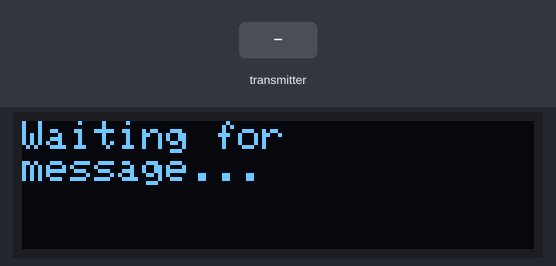
The sketch below on a simulated ESP32. On the bench: 128×32 one-colour display. Inputs (shaded band) come from the test bench. What the sketch prints to the serial monitor is not drawn.

Above: at 1.2 s.
1.3 s: the transmitter starts sending text = 0
At 1.6 s:
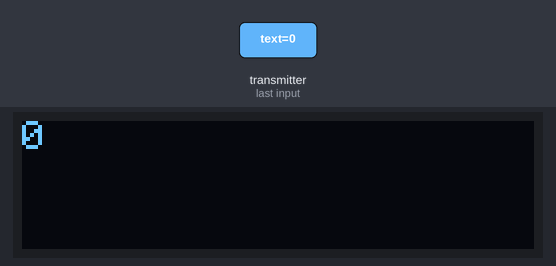
2.8 s: the transmitter starts sending text = 1
At 4.0 s:
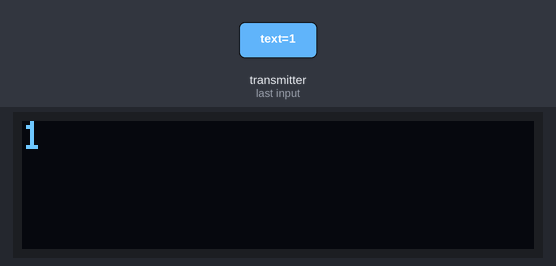
Timing chart, 0 to 5.8 s (numbered marks = the images above; inputs shaded):
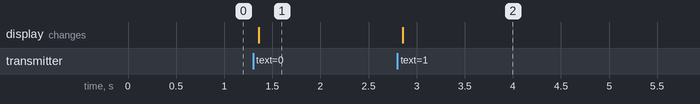

The sketch:

Xiao_receiver.ino
```cpp
#include <esp_now.h>
#include <WiFi.h>
#include <Wire.h>
#include <Adafruit_GFX.h>
#include <Adafruit_SSD1306.h>

#define SCREEN_WIDTH  128
#define SCREEN_HEIGHT  32
#define OLED_RESET     -1
#define SCREEN_ADDRESS 0x3C

Adafruit_SSD1306 display(SCREEN_WIDTH, SCREEN_HEIGHT, &Wire, OLED_RESET);

typedef struct Message {
  char text[64];
} Message;

Message incoming;
bool newMessage = false;

void OnDataRecv(const esp_now_recv_info *info, const uint8_t *data, int len) {
  memcpy(&incoming, data, sizeof(incoming));
  incoming.text[63] = '\0';
  newMessage = true;
  Serial.print("Received: ");
  Serial.println(incoming.text);
}

void showOnOLED(const char *msg) {
  display.clearDisplay();
  display.setTextSize(1);
  display.setTextColor(SSD1306_WHITE);
  display.setCursor(0, 0);
  display.setTextWrap(true);
  display.print(msg);
  display.display();
}

void setup() {
  Serial.begin(115200);


  Wire.begin(D4, D5);

  if (!display.begin(SSD1306_SWITCHCAPVCC, SCREEN_ADDRESS)) {
    Serial.println("OLED not found — check wiring");
    while (true);
  }

  display.clearDisplay();
  display.setTextSize(1);
  display.setTextColor(SSD1306_WHITE);
  display.setCursor(0, 0);
  display.println("Waiting for");
  display.println("message...");
  display.display();

  WiFi.mode(WIFI_STA);
  Serial.print("Xiao MAC: ");
  Serial.println(WiFi.macAddress());

  if (esp_now_init() != ESP_OK) {
    Serial.println("ESP-NOW init failed — halting");
    while (true);
  }

  esp_now_register_recv_cb(OnDataRecv);

  Serial.println("Listening...");
}

void loop() {
  if (newMessage) {
    newMessage = false;
    showOnOLED(incoming.text);
  }
}
```

Measured:
- after the input at 1.3 s, the display: changes after 0.06 s (image 1)
- after the input at 2.8 s, the display: changes after 0.06 s (image 2)
